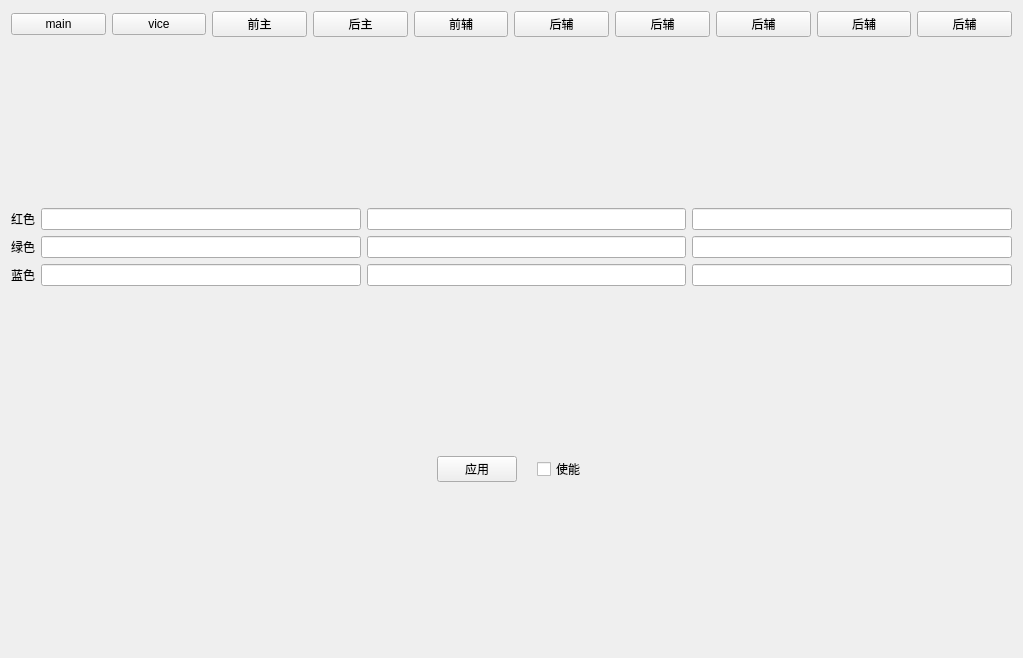
<?xml version="1.0" encoding="UTF-8"?>
<ui version="4.0">
 <class>cameraColorRestoreWidget</class>
 <widget class="QWidget" name="cameraColorRestoreWidget">
  <property name="geometry">
   <rect>
    <x>0</x>
    <y>0</y>
    <width>1023</width>
    <height>658</height>
   </rect>
  </property>
  <property name="windowTitle">
   <string>Form</string>
  </property>
  <layout class="QGridLayout" name="gridLayout_2" rowstretch="0,0,0,0,0,0">
   <item row="2" column="0">
    <layout class="QGridLayout" name="gridLayout">
     <item row="0" column="0">
      <widget class="QLabel" name="label_red">
       <property name="text">
        <string>红色</string>
       </property>
      </widget>
     </item>
     <item row="0" column="1">
      <widget class="myLineEdit" name="lineEdit_R11"/>
     </item>
     <item row="0" column="2">
      <widget class="myLineEdit" name="lineEdit_R12"/>
     </item>
     <item row="0" column="3">
      <widget class="myLineEdit" name="lineEdit_R13"/>
     </item>
     <item row="1" column="0">
      <widget class="QLabel" name="label_green">
       <property name="text">
        <string>绿色</string>
       </property>
      </widget>
     </item>
     <item row="1" column="1">
      <widget class="myLineEdit" name="lineEdit_G11"/>
     </item>
     <item row="1" column="2">
      <widget class="myLineEdit" name="lineEdit_G12"/>
     </item>
     <item row="1" column="3">
      <widget class="myLineEdit" name="lineEdit_G13"/>
     </item>
     <item row="2" column="0">
      <widget class="QLabel" name="label_blue">
       <property name="text">
        <string>蓝色</string>
       </property>
      </widget>
     </item>
     <item row="2" column="1">
      <widget class="myLineEdit" name="lineEdit_B11"/>
     </item>
     <item row="2" column="2">
      <widget class="myLineEdit" name="lineEdit_B12"/>
     </item>
     <item row="2" column="3">
      <widget class="myLineEdit" name="lineEdit_B13"/>
     </item>
    </layout>
   </item>
   <item row="4" column="0">
    <layout class="QHBoxLayout" name="horizontalLayout_2">
     <property name="spacing">
      <number>20</number>
     </property>
     <item>
      <spacer name="horizontalSpacer">
       <property name="orientation">
        <enum>Qt::Horizontal</enum>
       </property>
       <property name="sizeHint" stdset="0">
        <size>
         <width>40</width>
         <height>20</height>
        </size>
       </property>
      </spacer>
     </item>
     <item>
      <widget class="QPushButton" name="pushButton_apply">
       <property name="text">
        <string>应用</string>
       </property>
      </widget>
     </item>
     <item>
      <widget class="QCheckBox" name="colorRestoreCheckBox">
       <property name="text">
        <string>使能</string>
       </property>
      </widget>
     </item>
     <item>
      <spacer name="horizontalSpacer_2">
       <property name="orientation">
        <enum>Qt::Horizontal</enum>
       </property>
       <property name="sizeHint" stdset="0">
        <size>
         <width>40</width>
         <height>20</height>
        </size>
       </property>
      </spacer>
     </item>
    </layout>
   </item>
   <item row="0" column="0">
    <layout class="QHBoxLayout" name="horizontalLayout">
     <item>
      <widget class="QPushButton" name="mainBtn">
       <property name="text">
        <string notr="true">main</string>
       </property>
      </widget>
     </item>
     <item>
      <widget class="QPushButton" name="viceBtn">
       <property name="text">
        <string notr="true">vice</string>
       </property>
      </widget>
     </item>
     <item>
      <widget class="QPushButton" name="pushButton">
       <property name="text">
        <string notr="true">前主</string>
       </property>
      </widget>
     </item>
     <item>
      <widget class="QPushButton" name="pushButton_2">
       <property name="text">
        <string notr="true">后主</string>
       </property>
      </widget>
     </item>
     <item>
      <widget class="QPushButton" name="pushButton_3">
       <property name="text">
        <string notr="true">前辅</string>
       </property>
      </widget>
     </item>
     <item>
      <widget class="QPushButton" name="pushButton_4">
       <property name="text">
        <string notr="true">后辅</string>
       </property>
      </widget>
     </item>
     <item>
      <widget class="QPushButton" name="pushButton_5">
       <property name="text">
        <string notr="true">后辅</string>
       </property>
      </widget>
     </item>
     <item>
      <widget class="QPushButton" name="pushButton_6">
       <property name="text">
        <string notr="true">后辅</string>
       </property>
      </widget>
     </item>
     <item>
      <widget class="QPushButton" name="pushButton_7">
       <property name="text">
        <string notr="true">后辅</string>
       </property>
      </widget>
     </item>
     <item>
      <widget class="QPushButton" name="pushButton_8">
       <property name="text">
        <string notr="true">后辅</string>
       </property>
      </widget>
     </item>
    </layout>
   </item>
   <item row="1" column="0">
    <spacer name="verticalSpacer">
     <property name="orientation">
      <enum>Qt::Vertical</enum>
     </property>
     <property name="sizeHint" stdset="0">
      <size>
       <width>20</width>
       <height>40</height>
      </size>
     </property>
    </spacer>
   </item>
   <item row="3" column="0">
    <spacer name="verticalSpacer_2">
     <property name="orientation">
      <enum>Qt::Vertical</enum>
     </property>
     <property name="sizeHint" stdset="0">
      <size>
       <width>20</width>
       <height>40</height>
      </size>
     </property>
    </spacer>
   </item>
   <item row="5" column="0">
    <spacer name="verticalSpacer_3">
     <property name="orientation">
      <enum>Qt::Vertical</enum>
     </property>
     <property name="sizeHint" stdset="0">
      <size>
       <width>20</width>
       <height>40</height>
      </size>
     </property>
    </spacer>
   </item>
  </layout>
 </widget>
 <customwidgets>
  <customwidget>
   <class>myLineEdit</class>
   <extends>QLineEdit</extends>
   <header location="global">mysortwidget/mylineedit.h</header>
  </customwidget>
 </customwidgets>
 <resources/>
 <connections/>
</ui>
